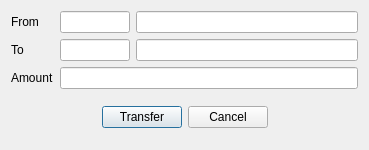
<?xml version="1.0" encoding="UTF-8"?>
<ui version="4.0">
 <class>DlgTransferRoom</class>
 <widget class="QDialog" name="DlgTransferRoom">
  <property name="geometry">
   <rect>
    <x>0</x>
    <y>0</y>
    <width>369</width>
    <height>150</height>
   </rect>
  </property>
  <property name="windowTitle">
   <string>Room transfer</string>
  </property>
  <layout class="QVBoxLayout" name="verticalLayout">
   <item>
    <layout class="QGridLayout" name="gridLayout">
     <item row="0" column="0">
      <widget class="QLabel" name="From">
       <property name="text">
        <string>From</string>
       </property>
      </widget>
     </item>
     <item row="0" column="2">
      <widget class="QLineEdit" name="leRoomName1">
       <property name="readOnly">
        <bool>true</bool>
       </property>
      </widget>
     </item>
     <item row="1" column="2">
      <widget class="QLineEdit" name="leRoomName2">
       <property name="readOnly">
        <bool>true</bool>
       </property>
      </widget>
     </item>
     <item row="1" column="1">
      <widget class="EQLineEdit" name="leRoomCode2">
       <property name="maximumSize">
        <size>
         <width>70</width>
         <height>16777215</height>
        </size>
       </property>
       <property name="ShowButton" stdset="0">
        <bool>true</bool>
       </property>
      </widget>
     </item>
     <item row="1" column="0">
      <widget class="QLabel" name="label_2">
       <property name="text">
        <string>To</string>
       </property>
      </widget>
     </item>
     <item row="0" column="1">
      <widget class="EQLineEdit" name="leRoomCode1">
       <property name="maximumSize">
        <size>
         <width>70</width>
         <height>16777215</height>
        </size>
       </property>
       <property name="ShowButton" stdset="0">
        <bool>true</bool>
       </property>
      </widget>
     </item>
     <item row="2" column="0">
      <widget class="QLabel" name="label">
       <property name="text">
        <string>Amount</string>
       </property>
      </widget>
     </item>
     <item row="2" column="1" colspan="2">
      <widget class="QLineEdit" name="leAmount"/>
     </item>
    </layout>
   </item>
   <item>
    <widget class="QWidget" name="widget" native="true">
     <layout class="QHBoxLayout" name="horizontalLayout">
      <item>
       <spacer name="horizontalSpacer">
        <property name="orientation">
         <enum>Qt::Horizontal</enum>
        </property>
        <property name="sizeHint" stdset="0">
         <size>
          <width>80</width>
          <height>20</height>
         </size>
        </property>
       </spacer>
      </item>
      <item>
       <widget class="QPushButton" name="btnOk">
        <property name="text">
         <string>Transfer</string>
        </property>
       </widget>
      </item>
      <item>
       <widget class="QPushButton" name="btnCancel">
        <property name="text">
         <string>Cancel</string>
        </property>
       </widget>
      </item>
      <item>
       <spacer name="horizontalSpacer_2">
        <property name="orientation">
         <enum>Qt::Horizontal</enum>
        </property>
        <property name="sizeHint" stdset="0">
         <size>
          <width>79</width>
          <height>20</height>
         </size>
        </property>
       </spacer>
      </item>
     </layout>
    </widget>
   </item>
  </layout>
 </widget>
 <customwidgets>
  <customwidget>
   <class>EQLineEdit</class>
   <extends>QLineEdit</extends>
   <header location="global">eqlineedit.h</header>
   <slots>
    <signal>customButtonClicked(bool)</signal>
   </slots>
  </customwidget>
 </customwidgets>
 <resources/>
 <connections/>
</ui>
